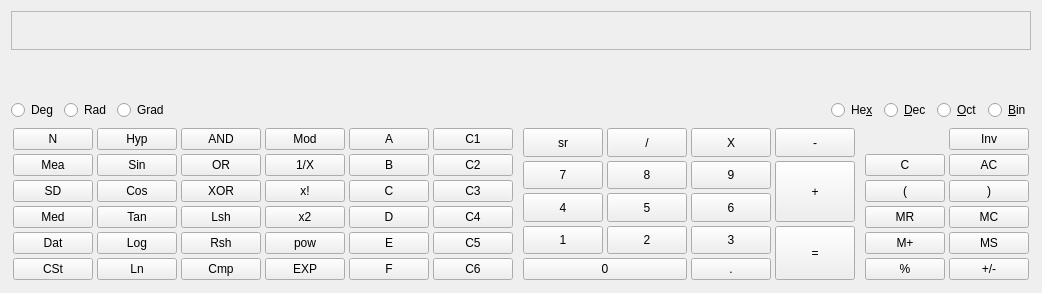
<?xml version="1.0" encoding="UTF-8"?>
<ui version="4.0">
 <class>KCalculator</class>
 <widget class="QWidget" name="KCalculator">
  <property name="geometry">
   <rect>
    <x>0</x>
    <y>0</y>
    <width>675</width>
    <height>293</height>
   </rect>
  </property>
  <property name="windowTitle">
   <string>KCalc</string>
  </property>
  <layout class="QHBoxLayout">
   <item>
    <layout class="QVBoxLayout">
     <item>
      <widget class="KCalcDisplay" name="calc_display">
       <property name="focusPolicy">
        <enum>Qt::StrongFocus</enum>
       </property>
       <property name="frameShape">
        <enum>QFrame::StyledPanel</enum>
       </property>
       <property name="frameShadow">
        <enum>QFrame::Sunken</enum>
       </property>
      </widget>
     </item>
     <item>
      <widget class="KCalcBitset" name="mBitset" native="true">
       <property name="toolTip">
        <string>Click on a Bit to toggle it.</string>
       </property>
      </widget>
     </item>
     <item>
      <layout class="QHBoxLayout">
       <item>
        <widget class="QRadioButton" name="degRadio">
         <property name="text">
          <string>Deg</string>
         </property>
        </widget>
       </item>
       <item>
        <widget class="QRadioButton" name="radRadio">
         <property name="text">
          <string>Rad</string>
         </property>
        </widget>
       </item>
       <item>
        <widget class="QRadioButton" name="gradRadio">
         <property name="text">
          <string>Grad</string>
         </property>
        </widget>
       </item>
       <item>
        <spacer>
         <property name="orientation">
          <enum>Qt::Horizontal</enum>
         </property>
         <property name="sizeHint" stdset="0">
          <size>
           <width>40</width>
           <height>20</height>
          </size>
         </property>
        </spacer>
       </item>
       <item>
        <widget class="QRadioButton" name="hexRadio">
         <property name="toolTip">
          <string>Switch base to hexadecimal.</string>
         </property>
         <property name="text">
          <string>He&amp;x</string>
         </property>
        </widget>
       </item>
       <item>
        <widget class="QRadioButton" name="decRadio">
         <property name="toolTip">
          <string>Switch base to decimal.</string>
         </property>
         <property name="text">
          <string>&amp;Dec</string>
         </property>
        </widget>
       </item>
       <item>
        <widget class="QRadioButton" name="octRadio">
         <property name="toolTip">
          <string>Switch base to octal.</string>
         </property>
         <property name="text">
          <string>&amp;Oct</string>
         </property>
        </widget>
       </item>
       <item>
        <widget class="QRadioButton" name="binRadio">
         <property name="toolTip">
          <string>Switch base to binary.</string>
         </property>
         <property name="text">
          <string>&amp;Bin</string>
         </property>
        </widget>
       </item>
      </layout>
     </item>
     <item>
      <layout class="QHBoxLayout">
       <item>
        <spacer>
         <property name="orientation">
          <enum>Qt::Horizontal</enum>
         </property>
         <property name="sizeHint" stdset="0">
          <size>
           <width>40</width>
           <height>20</height>
          </size>
         </property>
        </spacer>
       </item>
       <item>
        <widget class="QWidget" name="leftPad" native="true">
         <layout class="QGridLayout">
          <property name="margin">
           <number>2</number>
          </property>
          <property name="spacing">
           <number>4</number>
          </property>
          <item row="0" column="0">
           <widget class="KCalcButton" name="pbNData">
            <property name="toolTip">
             <string>Number of data entered</string>
            </property>
            <property name="text">
             <string>N</string>
            </property>
           </widget>
          </item>
          <item row="0" column="1">
           <widget class="KCalcButton" name="pbHyp">
            <property name="toolTip">
             <string>Hyperbolic mode</string>
            </property>
            <property name="text">
             <string>Hyp</string>
            </property>
            <property name="shortcut">
             <string>H</string>
            </property>
            <property name="checkable">
             <bool>true</bool>
            </property>
           </widget>
          </item>
          <item row="0" column="2">
           <widget class="KCalcButton" name="pbAND">
            <property name="toolTip">
             <string>Bitwise AND</string>
            </property>
            <property name="text">
             <string>AND</string>
            </property>
           </widget>
          </item>
          <item row="0" column="3">
           <widget class="KCalcButton" name="pbMod">
            <property name="toolTip">
             <string>Modulo</string>
            </property>
            <property name="text">
             <string>Mod</string>
            </property>
           </widget>
          </item>
          <item row="0" column="4">
           <widget class="KCalcButton" name="pbA">
            <property name="text">
             <string>A</string>
            </property>
            <property name="shortcut">
             <string>A</string>
            </property>
           </widget>
          </item>
          <item row="0" column="5">
           <widget class="KCalcConstButton" name="pbC1">
            <property name="text">
             <string>C1</string>
            </property>
            <property name="shortcut">
             <string>Alt+1</string>
            </property>
           </widget>
          </item>
          <item row="1" column="0">
           <widget class="KCalcButton" name="pbMean">
            <property name="toolTip">
             <string>Mean</string>
            </property>
            <property name="text">
             <string>Mea</string>
            </property>
           </widget>
          </item>
          <item row="1" column="1">
           <widget class="KCalcButton" name="pbSin">
            <property name="toolTip">
             <string>Sine</string>
            </property>
            <property name="text">
             <string>Sin</string>
            </property>
            <property name="shortcut">
             <string>S</string>
            </property>
           </widget>
          </item>
          <item row="1" column="2">
           <widget class="KCalcButton" name="pbOR">
            <property name="toolTip">
             <string>Bitwise OR</string>
            </property>
            <property name="text">
             <string>OR</string>
            </property>
           </widget>
          </item>
          <item row="1" column="3">
           <widget class="KCalcButton" name="pbReci">
            <property name="toolTip">
             <string>Reciprocal</string>
            </property>
            <property name="text">
             <string>1/X</string>
            </property>
            <property name="shortcut">
             <string>R</string>
            </property>
           </widget>
          </item>
          <item row="1" column="4">
           <widget class="KCalcButton" name="pbB">
            <property name="text">
             <string>B</string>
            </property>
            <property name="shortcut">
             <string>B</string>
            </property>
           </widget>
          </item>
          <item row="1" column="5">
           <widget class="KCalcConstButton" name="pbC2">
            <property name="text">
             <string>C2</string>
            </property>
            <property name="shortcut">
             <string>Alt+2</string>
            </property>
           </widget>
          </item>
          <item row="2" column="0">
           <widget class="KCalcButton" name="pbSd">
            <property name="toolTip">
             <string>Standard deviation</string>
            </property>
            <property name="text">
             <string>SD</string>
            </property>
           </widget>
          </item>
          <item row="2" column="1">
           <widget class="KCalcButton" name="pbCos">
            <property name="toolTip">
             <string>Cosine</string>
            </property>
            <property name="text">
             <string>Cos</string>
            </property>
            <property name="shortcut">
             <string>C</string>
            </property>
           </widget>
          </item>
          <item row="2" column="2">
           <widget class="KCalcButton" name="pbXOR">
            <property name="toolTip">
             <string>Bitwise XOR</string>
            </property>
            <property name="text">
             <string>XOR</string>
            </property>
           </widget>
          </item>
          <item row="2" column="3">
           <widget class="KCalcButton" name="pbFactorial">
            <property name="toolTip">
             <string>Factorial</string>
            </property>
            <property name="text">
             <string>x!</string>
            </property>
           </widget>
          </item>
          <item row="2" column="4">
           <widget class="KCalcButton" name="pbC">
            <property name="text">
             <string>C</string>
            </property>
            <property name="shortcut">
             <string>C</string>
            </property>
           </widget>
          </item>
          <item row="2" column="5">
           <widget class="KCalcConstButton" name="pbC3">
            <property name="text">
             <string>C3</string>
            </property>
            <property name="shortcut">
             <string>Alt+3</string>
            </property>
           </widget>
          </item>
          <item row="3" column="0">
           <widget class="KCalcButton" name="pbMed">
            <property name="toolTip">
             <string>Median</string>
            </property>
            <property name="text">
             <string>Med</string>
            </property>
           </widget>
          </item>
          <item row="3" column="1">
           <widget class="KCalcButton" name="pbTan">
            <property name="toolTip">
             <string>Tangent</string>
            </property>
            <property name="text">
             <string>Tan</string>
            </property>
            <property name="shortcut">
             <string>T</string>
            </property>
           </widget>
          </item>
          <item row="3" column="2">
           <widget class="KCalcButton" name="pbLsh">
            <property name="toolTip">
             <string>Left bit shift</string>
            </property>
            <property name="text">
             <string>Lsh</string>
            </property>
           </widget>
          </item>
          <item row="3" column="3">
           <widget class="KCalcButton" name="pbSquare">
            <property name="toolTip">
             <string>Square</string>
            </property>
            <property name="text">
             <string>x2</string>
            </property>
           </widget>
          </item>
          <item row="3" column="4">
           <widget class="KCalcButton" name="pbD">
            <property name="text">
             <string>D</string>
            </property>
            <property name="shortcut">
             <string>D</string>
            </property>
           </widget>
          </item>
          <item row="3" column="5">
           <widget class="KCalcConstButton" name="pbC4">
            <property name="text">
             <string>C4</string>
            </property>
            <property name="shortcut">
             <string>Alt+4</string>
            </property>
           </widget>
          </item>
          <item row="4" column="0">
           <widget class="KCalcButton" name="pbDat">
            <property name="toolTip">
             <string>Enter data</string>
            </property>
            <property name="text">
             <string>Dat</string>
            </property>
            <property name="shortcut">
             <string>D</string>
            </property>
           </widget>
          </item>
          <item row="4" column="1">
           <widget class="KCalcButton" name="pbLog">
            <property name="toolTip">
             <string>Logarithm to base 10</string>
            </property>
            <property name="text">
             <string>Log</string>
            </property>
            <property name="shortcut">
             <string>L</string>
            </property>
           </widget>
          </item>
          <item row="4" column="2">
           <widget class="KCalcButton" name="pbRsh">
            <property name="toolTip">
             <string>Right bit shift</string>
            </property>
            <property name="text">
             <string>Rsh</string>
            </property>
           </widget>
          </item>
          <item row="4" column="3">
           <widget class="KCalcButton" name="pbPower">
            <property name="toolTip">
             <string>x to the power of y</string>
            </property>
            <property name="text">
             <string>pow</string>
            </property>
           </widget>
          </item>
          <item row="4" column="4">
           <widget class="KCalcButton" name="pbE">
            <property name="text">
             <string>E</string>
            </property>
            <property name="shortcut">
             <string>E</string>
            </property>
           </widget>
          </item>
          <item row="4" column="5">
           <widget class="KCalcConstButton" name="pbC5">
            <property name="text">
             <string>C5</string>
            </property>
            <property name="shortcut">
             <string>Alt+5</string>
            </property>
           </widget>
          </item>
          <item row="5" column="0">
           <widget class="KCalcButton" name="pbCSt">
            <property name="toolTip">
             <string>Clear data store</string>
            </property>
            <property name="text">
             <string>CSt</string>
            </property>
           </widget>
          </item>
          <item row="5" column="1">
           <widget class="KCalcButton" name="pbLn">
            <property name="toolTip">
             <string>Natural log</string>
            </property>
            <property name="text">
             <string>Ln</string>
            </property>
            <property name="shortcut">
             <string>N</string>
            </property>
           </widget>
          </item>
          <item row="5" column="2">
           <widget class="KCalcButton" name="pbCmp">
            <property name="toolTip">
             <string>One's complement</string>
            </property>
            <property name="text">
             <string>Cmp</string>
            </property>
           </widget>
          </item>
          <item row="5" column="3">
           <widget class="KCalcButton" name="pbEE">
            <property name="toolTip">
             <string>Exponent</string>
            </property>
            <property name="text">
             <string>EXP</string>
            </property>
            <property name="shortcut">
             <string>E</string>
            </property>
           </widget>
          </item>
          <item row="5" column="4">
           <widget class="KCalcButton" name="pbF">
            <property name="text">
             <string>F</string>
            </property>
            <property name="shortcut">
             <string>F</string>
            </property>
           </widget>
          </item>
          <item row="5" column="5">
           <widget class="KCalcConstButton" name="pbC6">
            <property name="text">
             <string>C6</string>
            </property>
            <property name="shortcut">
             <string>Alt+6</string>
            </property>
           </widget>
          </item>
         </layout>
        </widget>
       </item>
       <item>
        <widget class="QWidget" name="numericPad" native="true">
         <layout class="QGridLayout">
          <property name="margin">
           <number>2</number>
          </property>
          <property name="spacing">
           <number>4</number>
          </property>
          <item row="0" column="0">
           <widget class="KCalcButton" name="pbRoot">
            <property name="sizePolicy">
             <sizepolicy hsizetype="Minimum" vsizetype="Preferred">
              <horstretch>0</horstretch>
              <verstretch>0</verstretch>
             </sizepolicy>
            </property>
            <property name="toolTip">
             <string>Square root</string>
            </property>
            <property name="text">
             <string>sr</string>
            </property>
           </widget>
          </item>
          <item row="0" column="1">
           <widget class="KCalcButton" name="pbDivision">
            <property name="sizePolicy">
             <sizepolicy hsizetype="Minimum" vsizetype="Preferred">
              <horstretch>0</horstretch>
              <verstretch>0</verstretch>
             </sizepolicy>
            </property>
            <property name="toolTip">
             <string>Division</string>
            </property>
            <property name="text">
             <string>/</string>
            </property>
           </widget>
          </item>
          <item row="0" column="2">
           <widget class="KCalcButton" name="pbMultiplication">
            <property name="sizePolicy">
             <sizepolicy hsizetype="Minimum" vsizetype="Preferred">
              <horstretch>0</horstretch>
              <verstretch>0</verstretch>
             </sizepolicy>
            </property>
            <property name="toolTip">
             <string>Multiplication</string>
            </property>
            <property name="text">
             <string>X</string>
            </property>
           </widget>
          </item>
          <item row="0" column="3">
           <widget class="KCalcButton" name="pbMinus">
            <property name="sizePolicy">
             <sizepolicy hsizetype="Minimum" vsizetype="Preferred">
              <horstretch>0</horstretch>
              <verstretch>0</verstretch>
             </sizepolicy>
            </property>
            <property name="toolTip">
             <string>Minus</string>
            </property>
            <property name="text">
             <string>-</string>
            </property>
           </widget>
          </item>
          <item row="1" column="0">
           <widget class="KCalcButton" name="pb7">
            <property name="sizePolicy">
             <sizepolicy hsizetype="Minimum" vsizetype="Preferred">
              <horstretch>0</horstretch>
              <verstretch>0</verstretch>
             </sizepolicy>
            </property>
            <property name="text">
             <string>7</string>
            </property>
            <property name="shortcut">
             <string>7</string>
            </property>
           </widget>
          </item>
          <item row="1" column="1">
           <widget class="KCalcButton" name="pb8">
            <property name="sizePolicy">
             <sizepolicy hsizetype="Minimum" vsizetype="Preferred">
              <horstretch>0</horstretch>
              <verstretch>0</verstretch>
             </sizepolicy>
            </property>
            <property name="text">
             <string>8</string>
            </property>
            <property name="shortcut">
             <string>8</string>
            </property>
           </widget>
          </item>
          <item row="1" column="2">
           <widget class="KCalcButton" name="pb9">
            <property name="sizePolicy">
             <sizepolicy hsizetype="Minimum" vsizetype="Preferred">
              <horstretch>0</horstretch>
              <verstretch>0</verstretch>
             </sizepolicy>
            </property>
            <property name="text">
             <string>9</string>
            </property>
            <property name="shortcut">
             <string>9</string>
            </property>
           </widget>
          </item>
          <item row="1" column="3" rowspan="2">
           <widget class="KCalcButton" name="pbPlus">
            <property name="sizePolicy">
             <sizepolicy hsizetype="Minimum" vsizetype="Preferred">
              <horstretch>0</horstretch>
              <verstretch>0</verstretch>
             </sizepolicy>
            </property>
            <property name="toolTip">
             <string>Plus</string>
            </property>
            <property name="text">
             <string>+</string>
            </property>
           </widget>
          </item>
          <item row="2" column="0">
           <widget class="KCalcButton" name="pb4">
            <property name="sizePolicy">
             <sizepolicy hsizetype="Minimum" vsizetype="Preferred">
              <horstretch>0</horstretch>
              <verstretch>0</verstretch>
             </sizepolicy>
            </property>
            <property name="text">
             <string>4</string>
            </property>
            <property name="shortcut">
             <string>4</string>
            </property>
           </widget>
          </item>
          <item row="2" column="1">
           <widget class="KCalcButton" name="pb5">
            <property name="sizePolicy">
             <sizepolicy hsizetype="Minimum" vsizetype="Preferred">
              <horstretch>0</horstretch>
              <verstretch>0</verstretch>
             </sizepolicy>
            </property>
            <property name="text">
             <string>5</string>
            </property>
            <property name="shortcut">
             <string>5</string>
            </property>
           </widget>
          </item>
          <item row="2" column="2">
           <widget class="KCalcButton" name="pb6">
            <property name="sizePolicy">
             <sizepolicy hsizetype="Minimum" vsizetype="Preferred">
              <horstretch>0</horstretch>
              <verstretch>0</verstretch>
             </sizepolicy>
            </property>
            <property name="text">
             <string>6</string>
            </property>
            <property name="shortcut">
             <string>6</string>
            </property>
           </widget>
          </item>
          <item row="3" column="0">
           <widget class="KCalcButton" name="pb1">
            <property name="sizePolicy">
             <sizepolicy hsizetype="Minimum" vsizetype="Preferred">
              <horstretch>0</horstretch>
              <verstretch>0</verstretch>
             </sizepolicy>
            </property>
            <property name="text">
             <string>1</string>
            </property>
            <property name="shortcut">
             <string>1</string>
            </property>
           </widget>
          </item>
          <item row="3" column="1">
           <widget class="KCalcButton" name="pb2">
            <property name="sizePolicy">
             <sizepolicy hsizetype="Minimum" vsizetype="Preferred">
              <horstretch>0</horstretch>
              <verstretch>0</verstretch>
             </sizepolicy>
            </property>
            <property name="text">
             <string>2</string>
            </property>
            <property name="shortcut">
             <string>2</string>
            </property>
           </widget>
          </item>
          <item row="3" column="2">
           <widget class="KCalcButton" name="pb3">
            <property name="sizePolicy">
             <sizepolicy hsizetype="Minimum" vsizetype="Preferred">
              <horstretch>0</horstretch>
              <verstretch>0</verstretch>
             </sizepolicy>
            </property>
            <property name="text">
             <string>3</string>
            </property>
            <property name="shortcut">
             <string>3</string>
            </property>
           </widget>
          </item>
          <item row="3" column="3" rowspan="2">
           <widget class="KCalcButton" name="pbEqual">
            <property name="sizePolicy">
             <sizepolicy hsizetype="Minimum" vsizetype="Preferred">
              <horstretch>0</horstretch>
              <verstretch>0</verstretch>
             </sizepolicy>
            </property>
            <property name="toolTip">
             <string>Result</string>
            </property>
            <property name="text">
             <string>=</string>
            </property>
           </widget>
          </item>
          <item row="4" column="0" colspan="2">
           <widget class="KCalcButton" name="pb0">
            <property name="text">
             <string>0</string>
            </property>
            <property name="shortcut">
             <string>0</string>
            </property>
           </widget>
          </item>
          <item row="4" column="2">
           <widget class="KCalcButton" name="pbPeriod">
            <property name="sizePolicy">
             <sizepolicy hsizetype="Minimum" vsizetype="Preferred">
              <horstretch>0</horstretch>
              <verstretch>0</verstretch>
             </sizepolicy>
            </property>
            <property name="toolTip">
             <string>Decimal point</string>
            </property>
            <property name="text">
             <string>.</string>
            </property>
           </widget>
          </item>
         </layout>
        </widget>
       </item>
       <item>
        <widget class="QWidget" name="rightPad" native="true">
         <layout class="QGridLayout">
          <property name="margin">
           <number>2</number>
          </property>
          <property name="spacing">
           <number>4</number>
          </property>
          <item row="0" column="1">
           <widget class="KCalcButton" name="pbInv">
            <property name="toolTip">
             <string>Inverse mode</string>
            </property>
            <property name="text">
             <string>Inv</string>
            </property>
            <property name="shortcut">
             <string>I</string>
            </property>
            <property name="checkable">
             <bool>true</bool>
            </property>
           </widget>
          </item>
          <item row="1" column="0">
           <widget class="KCalcButton" name="pbClear">
            <property name="toolTip">
             <string>Clear</string>
            </property>
            <property name="text">
             <string>C</string>
            </property>
           </widget>
          </item>
          <item row="1" column="1">
           <widget class="KCalcButton" name="pbAllClear">
            <property name="toolTip">
             <string>Clear all</string>
            </property>
            <property name="text">
             <string>AC</string>
            </property>
           </widget>
          </item>
          <item row="2" column="0">
           <widget class="KCalcButton" name="pbParenOpen">
            <property name="toolTip">
             <string>Open parenthesis</string>
            </property>
            <property name="text">
             <string>(</string>
            </property>
           </widget>
          </item>
          <item row="2" column="1">
           <widget class="KCalcButton" name="pbParenClose">
            <property name="toolTip">
             <string>Close parenthesis</string>
            </property>
            <property name="text">
             <string>)</string>
            </property>
           </widget>
          </item>
          <item row="3" column="0">
           <widget class="KCalcButton" name="pbMemRecall">
            <property name="toolTip">
             <string>Memory recall</string>
            </property>
            <property name="text">
             <string>MR</string>
            </property>
           </widget>
          </item>
          <item row="3" column="1">
           <widget class="KCalcButton" name="pbMemClear">
            <property name="toolTip">
             <string>Memory clear</string>
            </property>
            <property name="text">
             <string>MC</string>
            </property>
           </widget>
          </item>
          <item row="4" column="0">
           <widget class="KCalcButton" name="pbMemPlusMinus">
            <property name="toolTip">
             <string>Add to memory</string>
            </property>
            <property name="text">
             <string>M+</string>
            </property>
           </widget>
          </item>
          <item row="4" column="1">
           <widget class="KCalcButton" name="pbMemStore">
            <property name="toolTip">
             <string>Memory store</string>
            </property>
            <property name="text">
             <string>MS</string>
            </property>
           </widget>
          </item>
          <item row="5" column="0">
           <widget class="KCalcButton" name="pbPercent">
            <property name="toolTip">
             <string>Percent</string>
            </property>
            <property name="text">
             <string>%</string>
            </property>
           </widget>
          </item>
          <item row="5" column="1">
           <widget class="KCalcButton" name="pbPlusMinus">
            <property name="toolTip">
             <string>Change sign</string>
            </property>
            <property name="text">
             <string>+/-</string>
            </property>
           </widget>
          </item>
         </layout>
        </widget>
       </item>
      </layout>
     </item>
    </layout>
   </item>
  </layout>
 </widget>
 <customwidgets>
  <customwidget>
   <class>KCalcButton</class>
   <extends>QPushButton</extends>
   <header>kcalc_button.h</header>
  </customwidget>
  <customwidget>
   <class>KCalcDisplay</class>
   <extends>QFrame</extends>
   <header>kcalcdisplay.h</header>
   <container>1</container>
  </customwidget>
  <customwidget>
   <class>KCalcBitset</class>
   <extends>QWidget</extends>
   <header>kcalc_bitset.h</header>
   <container>1</container>
  </customwidget>
  <customwidget>
   <class>KCalcConstButton</class>
   <extends>QPushButton</extends>
   <header>kcalc_const_button.h</header>
  </customwidget>
 </customwidgets>
 <tabstops>
  <tabstop>pb0</tabstop>
  <tabstop>pb1</tabstop>
  <tabstop>pb2</tabstop>
  <tabstop>pb3</tabstop>
  <tabstop>pb4</tabstop>
  <tabstop>pb5</tabstop>
  <tabstop>pb6</tabstop>
  <tabstop>pb7</tabstop>
  <tabstop>pb8</tabstop>
  <tabstop>pb9</tabstop>
  <tabstop>pbRoot</tabstop>
  <tabstop>pbDivision</tabstop>
  <tabstop>pbMultiplication</tabstop>
  <tabstop>pbMinus</tabstop>
  <tabstop>pbPlus</tabstop>
  <tabstop>pbEqual</tabstop>
  <tabstop>pbPeriod</tabstop>
  <tabstop>pbClear</tabstop>
  <tabstop>pbParenOpen</tabstop>
  <tabstop>pbMemRecall</tabstop>
  <tabstop>pbMemPlusMinus</tabstop>
  <tabstop>pbPercent</tabstop>
  <tabstop>pbInv</tabstop>
  <tabstop>pbAllClear</tabstop>
  <tabstop>pbParenClose</tabstop>
  <tabstop>pbMemClear</tabstop>
  <tabstop>pbMemStore</tabstop>
  <tabstop>pbPlusMinus</tabstop>
  <tabstop>pbNData</tabstop>
  <tabstop>pbMean</tabstop>
  <tabstop>pbSd</tabstop>
  <tabstop>pbMed</tabstop>
  <tabstop>pbDat</tabstop>
  <tabstop>pbCSt</tabstop>
  <tabstop>pbHyp</tabstop>
  <tabstop>pbSin</tabstop>
  <tabstop>pbCos</tabstop>
  <tabstop>pbTan</tabstop>
  <tabstop>pbLog</tabstop>
  <tabstop>pbLn</tabstop>
  <tabstop>pbAND</tabstop>
  <tabstop>pbOR</tabstop>
  <tabstop>pbXOR</tabstop>
  <tabstop>pbLsh</tabstop>
  <tabstop>pbRsh</tabstop>
  <tabstop>pbCmp</tabstop>
  <tabstop>pbMod</tabstop>
  <tabstop>pbReci</tabstop>
  <tabstop>pbFactorial</tabstop>
  <tabstop>pbSquare</tabstop>
  <tabstop>pbPower</tabstop>
  <tabstop>pbEE</tabstop>
  <tabstop>pbA</tabstop>
  <tabstop>pbB</tabstop>
  <tabstop>pbC</tabstop>
  <tabstop>pbD</tabstop>
  <tabstop>pbE</tabstop>
  <tabstop>pbF</tabstop>
  <tabstop>pbC1</tabstop>
  <tabstop>pbC2</tabstop>
  <tabstop>pbC3</tabstop>
  <tabstop>pbC4</tabstop>
  <tabstop>pbC5</tabstop>
  <tabstop>pbC6</tabstop>
  <tabstop>degRadio</tabstop>
  <tabstop>radRadio</tabstop>
  <tabstop>gradRadio</tabstop>
  <tabstop>hexRadio</tabstop>
  <tabstop>decRadio</tabstop>
  <tabstop>octRadio</tabstop>
  <tabstop>binRadio</tabstop>
 </tabstops>
 <resources/>
 <connections/>
</ui>
